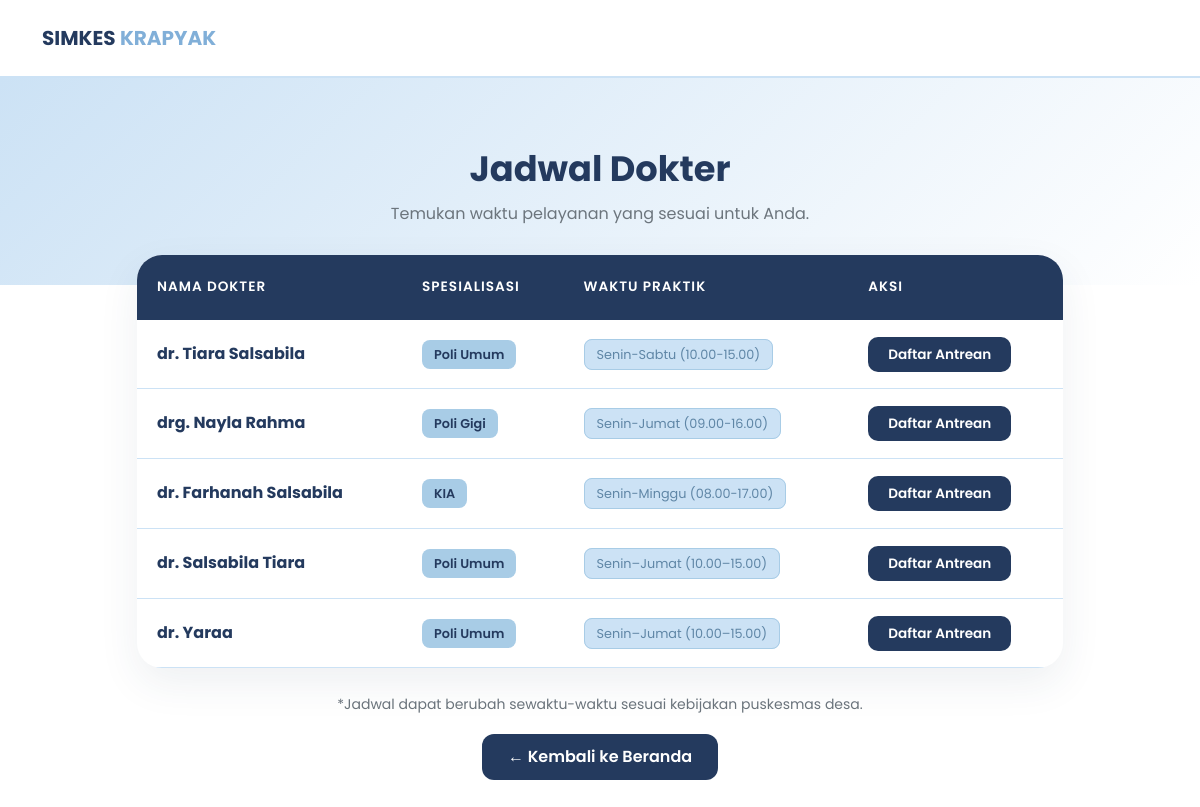
The page /jadwal.php on the database its author committed.
### tables this page shows
CREATE TABLE `jadwal_dokter` (
  `id` int(11) NOT NULL,
  `nama_dokter` varchar(100) NOT NULL,
  `poli` varchar(50) NOT NULL,
  `hari` varchar(20) NOT NULL,
  `jam_mulai` time NOT NULL,
  `jam_selesai` time NOT NULL,
  `status` enum('aktif','nonaktif') DEFAULT 'aktif',
  `created_at` timestamp NOT NULL DEFAULT current_timestamp(),
  `waktu_praktik` varchar(255) NOT NULL DEFAULT ''
);

### jadwal.php (the view, shortened to what this page needs)
<?php
include 'config/koneksi.php';
$pkField = 'id';
$query = mysqli_query($conn, "SELECT * FROM jadwal_dokter ORDER BY $pkField ASC");
?>
<!DOCTYPE html>
<html lang="id">
<head>
    <link href="https://cdn.jsdelivr.net/npm/bootstrap@5.0.2/dist/css/bootstrap.min.css" rel="stylesheet">
</head>
<body>
<nav class="navbar navbar-expand-lg navbar-light custom-navbar sticky-top">
    <div class="container">
        <a class="navbar-brand" href="index.php">SIMKES <span style="color: var(--calm-ocean);">KRAPYAK</span></a>
    </div>
</nav>
<header class="page-header">
    <div class="container">
        <h2>Jadwal Dokter</h2>
        <p class="text-muted">Temukan waktu pelayanan yang sesuai untuk Anda.</p>
    </div>
</header>
<div class="container table-container">
    <div class="row justify-content-center">
        <div class="col-lg-10">
            <div class="card card-table">
                <div class="table-responsive">
                    <table class="table">
                        <thead>
                            <tr>
                                <th>Nama Dokter</th>
                                <th>Spesialisasi</th>
                                <th>Waktu Praktik</th>
                                <th>Aksi</th>
                            </tr>
                        </thead>
                        <tbody>
                            <?php if (!$query || mysqli_num_rows($query) === 0): ?>
                                <tr>
                                    <td colspan="4" class="text-center py-4 text-muted">Jadwal dokter belum tersedia. Silakan hubungi admin.</td>
                                </tr>
                            <?php else: ?>
                                <?php while ($row = mysqli_fetch_assoc($query)): ?>
                                    <tr>
                                        <td>
                                            <div class="fw-bold" style="color: var(--midnight-blue);">
                                                <?= htmlspecialchars($row['nama_dokter'] ?? $row['dokter'] ?? 'Tanpa Nama'); ?>
                                            </div>
                                        </td>
                                        <td><span class="badge-spesialis"><?= htmlspecialchars($row['poli'] ?? '-'); ?></span></td>
                                        <td><span class="badge-jadwal"><?= htmlspecialchars($row['waktu_praktik'] ?? $row['jadwal'] ?? 'Belum diatur'); ?></span></td>
                                        <td><a href="booking.php" class="btn-booking-small">Daftar Antrean</a></td>
                                    </tr>
                                <?php endwhile; ?>
                            <?php endif; ?>
                        </tbody>
                    </table>
                </div>
            </div>
            <div class="text-center mt-4">
                <p class="small text-muted italic">*Jadwal dapat berubah sewaktu-waktu sesuai kebijakan puskesmas desa.</p>
                <a href="index.php" class="btn" style="background-color: var(--midnight-blue); color: white; border-radius: 12px; padding: 10px 25px; font-weight: 600; text-decoration: none; transition: 0.3s;">← Kembali ke Beranda</a>
            </div>
        </div>
    </div>
</div>
</body>
</html>

### jadwal.php (style rules this page uses)
:root { --cloud-blue: #cce2f5; --powder-sky: #a8cce6; --calm-ocean: #81afd8; --dusty-denim: #5F86A6; --midnight-blue: #243A5E; --white: #FFFFFF; }
body { font-family: 'Poppins', sans-serif; background-color: var(--white); color: var(--midnight-blue); line-height: 1.8; }
.custom-navbar { background-color: var(--white) !important; padding: 15px 0; border-bottom: 2px solid var(--cloud-blue); }
.navbar-brand { color: var(--midnight-blue) !important; font-weight: 700; }
.page-header { background: linear-gradient(135deg, var(--cloud-blue) 0%, var(--white) 100%); padding: 70px 0 40px; text-align: center; }
.page-header h2 { font-weight: 700; font-size: 2.2rem; margin-bottom: 10px; }
.table-container { margin-top: -30px; padding-bottom: 80px; }
.card-table { border: none; border-radius: 25px; background: var(--white); box-shadow: 0 15px 40px rgba(36, 58, 94, 0.08); overflow: hidden; }
.table { margin-bottom: 0; }
.table thead { background-color: var(--midnight-blue); color: white; }
.table thead th { padding: 20px; border: none; font-weight: 600; text-transform: uppercase; font-size: 0.85rem; letter-spacing: 1px; }
.table tbody td { padding: 20px; vertical-align: middle; border-color: var(--cloud-blue); color: var(--dusty-denim); }
.badge-spesialis { background-color: var(--powder-sky); color: var(--midnight-blue); padding: 6px 12px; border-radius: 8px; font-size: 0.8rem; font-weight: 600; }
.badge-jadwal { background-color: var(--cloud-blue); color: var(--dusty-denim); padding: 6px 12px; border-radius: 8px; font-size: 0.8rem; border: 1px solid var(--powder-sky); }
.btn-booking-small { background-color: var(--midnight-blue); color: white !important; border-radius: 10px; padding: 8px 20px; text-decoration: none; font-size: 0.85rem; font-weight: 600; transition: 0.3s; }

### rows shown on the page
jadwal_dokter: nama_dokter "dr. Tiara Salsabila", poli "Poli Umum", waktu_praktik "Senin-Sabtu (10.00-15.00)"
jadwal_dokter: nama_dokter "drg. Nayla Rahma", poli "Poli Gigi", waktu_praktik "Senin-Jumat (09.00-16.00)"
jadwal_dokter: nama_dokter "dr. Farhanah Salsabila", poli "KIA", waktu_praktik "Senin-Minggu (08.00-17.00)"
jadwal_dokter: nama_dokter "dr. Salsabila Tiara", poli "Poli Umum", waktu_praktik "Senin–Jumat (10.00–15.00)"
jadwal_dokter: nama_dokter "dr. Yaraa", poli "Poli Umum", waktu_praktik "Senin–Jumat (10.00–15.00)"
